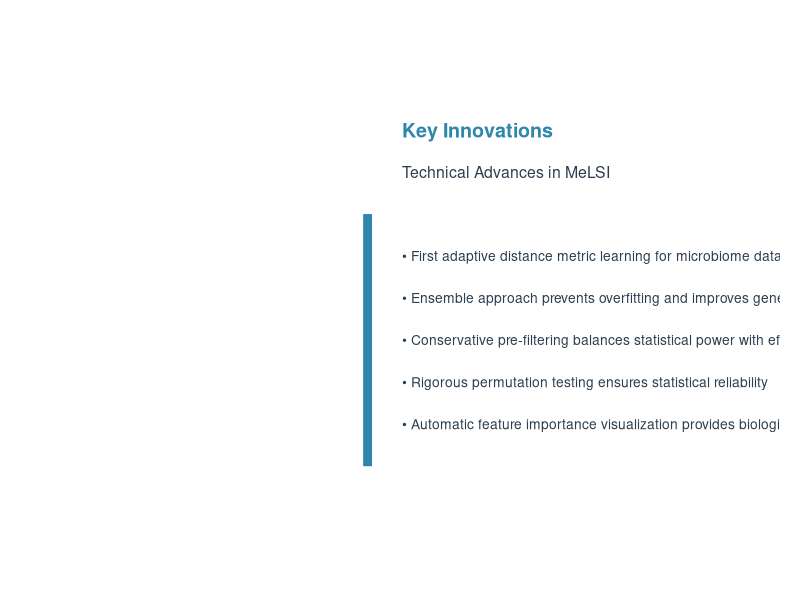

Recreate this plot in R.
# Technical Innovations Graphic - Blue Theme, No Boxes
library(ggplot2)

# Set theme to match your style
theme_impact <- theme_minimal() +
  theme(
    text = element_text(size = 11),
    plot.title = element_text(size = 14, face = "bold", hjust = 0.5),
    plot.subtitle = element_text(size = 12, hjust = 0.5),
    axis.text = element_blank(),
    axis.ticks = element_blank(),
    axis.title = element_blank(),
    panel.grid = element_blank(),
    panel.background = element_blank(),
    plot.background = element_blank(),
    plot.margin = margin(15, 15, 15, 15)
  )

# Colors - blue theme only
melsi_blue <- "#2E86AB"
text_gray <- "#2C3E50"
light_blue <- "#EBF3FD"

# Create technical innovations graphic
create_technical_innovations_graphic <- function() {
  
  # Create a clean text-based layout
  p <- ggplot() +
    # Add title
    annotate("text", x = 0.5, y = 0.9, 
             label = "Key Innovations", 
             size = 5, fontface = "bold", color = melsi_blue, hjust = 0) +
    
    # Add subtitle
    annotate("text", x = 0.5, y = 0.85, 
             label = "Technical Advances in MeLSI", 
             size = 4, color = text_gray, hjust = 0) +
    
    # Add innovation points with bullet points
    annotate("text", x = 0.5, y = 0.75, 
             label = "• First adaptive distance metric learning for microbiome data", 
             size = 3.5, color = text_gray, hjust = 0) +
    
    annotate("text", x = 0.5, y = 0.7, 
             label = "• Ensemble approach prevents overfitting and improves generalization", 
             size = 3.5, color = text_gray, hjust = 0) +
    
    annotate("text", x = 0.5, y = 0.65, 
             label = "• Conservative pre-filtering balances statistical power with efficiency", 
             size = 3.5, color = text_gray, hjust = 0) +
    
    annotate("text", x = 0.5, y = 0.6, 
             label = "• Rigorous permutation testing ensures statistical reliability", 
             size = 3.5, color = text_gray, hjust = 0) +
    
    annotate("text", x = 0.5, y = 0.55, 
             label = "• Automatic feature importance visualization provides biological insights", 
             size = 3.5, color = text_gray, hjust = 0) +
    
    # Add a subtle blue accent line
    annotate("segment", x = 0.45, xend = 0.45, y = 0.5, yend = 0.8,
             color = melsi_blue, linewidth = 3) +
    
    # Set limits
    xlim(0, 1) +
    ylim(0.4, 1) +
    theme_impact
  
  return(p)
}

# Create and save the technical innovations graphic
cat("Creating technical innovations graphic...\n")
tech_innovations <- create_technical_innovations_graphic()

# Save the figure
ggsave("figure6_technical_innovations.png", tech_innovations, 
       width = 10, height = 6, dpi = 300, bg = "white")

cat("Technical innovations graphic saved as: figure6_technical_innovations.png\n")










